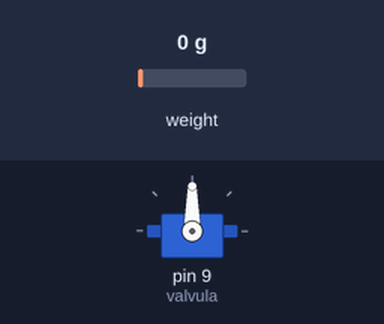
Bench run of a sketch on a simulated Arduino Uno, built with avr-gcc and run on an emulated ATmega328P. On the bench: servo. Inputs (shaded band) come from the test bench; at power-on: weight on the scale 0 g.

Above: at 2.8 s.
2.9 s: weight on the scale set to 100 g
At 3.4 s:
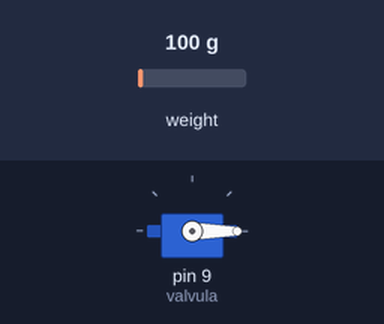
Timing chart, 0 to 5.9 s (numbered marks = the images above; inputs shaded):
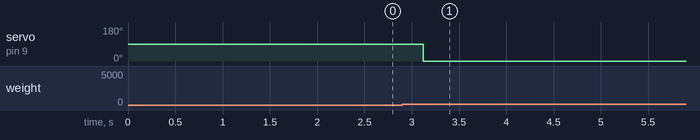

The sketch:

sketch_may14a.ino
```cpp
//Añadimos las librerias que vamos a utilizar
#include "HX711.h"
#include <Wire.h>
#include <Servo.h>
//Creamos el objeto HX711 para controlar el reservorio
HX711 reservorio;
//Creamos el objeto Servo para controlar la válvula mariposa
Servo valvula;
// Declaramos variables
long lectura_reser;
int pos_valvula=0;
void setup() {
  // Iniciamos el monitor serial
Serial.begin(9600);
valvula.attach(9);
}

void loop() {
  lectura_reser = reservorio.get_value(10);
  if(lectura_reser<500){

  }else if(lectura_reser>=0 && lectura_reser<500){
    valvula.write(20);
  }else if(lectura_reser>=500 && lectura_reser<1000){
    valvula.write(30);
    }else if(lectura_reser>=1000 && lectura_reser<1500){
    valvula.write(50);
    }else if(lectura_reser>=1500 && lectura_reser<2000){
    valvula.write(60);
    }else {
      valvula.write(0);
      }
delay(60);
}
```

Measured:
- after the input at 2.9 s, servo on pin 9 (valvula): 90° → 0° after 0.22 s
